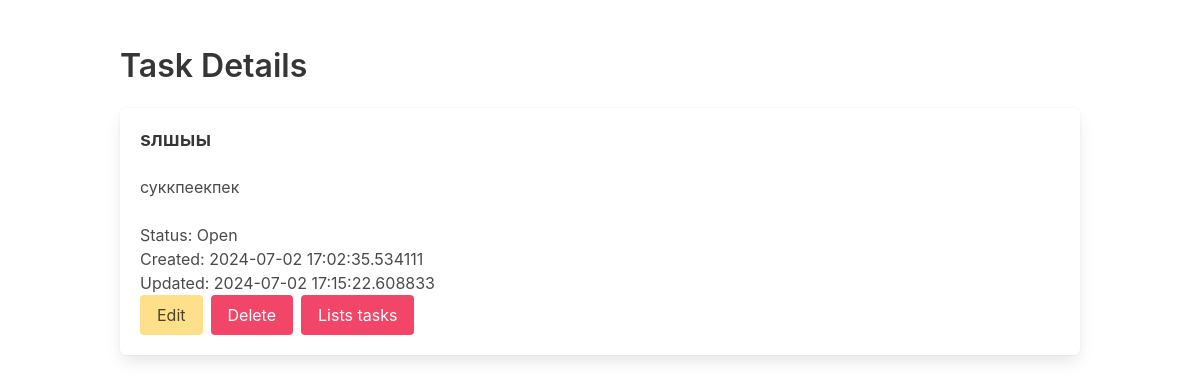
/tasks/1, run on an earlier commit of the app's database.
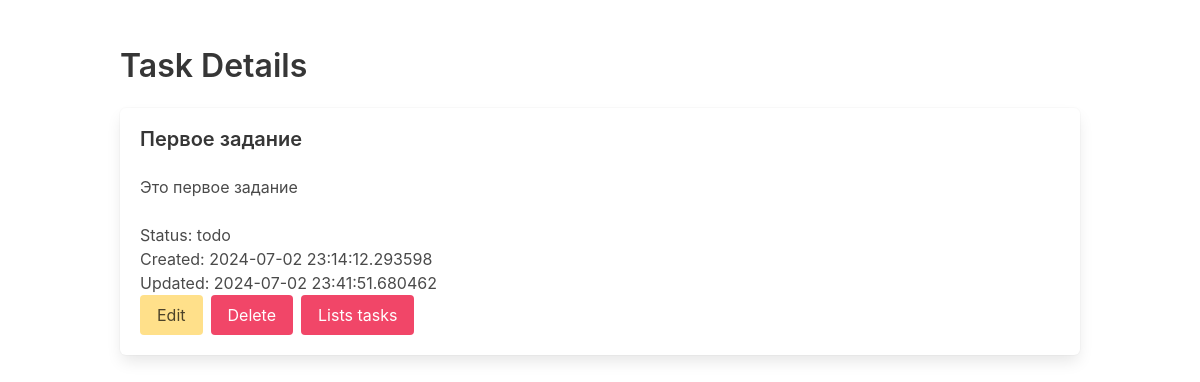
And on a later commit of the database.
### schemas/task.py (models this page shows)
class TaskDB(Base):
    __tablename__ = "tasks"
    id = Column(Integer, primary_key=True, index=True)
    title = Column(String, index=True)
    description = Column(Text)
    assigned_to = Column(String, index=True)
    due_date = Column(DateTime)
    status = Column(String, default='Open')
    created_at = Column(DateTime, default=datetime.now)
    updated_at = Column(DateTime, default=datetime.now, onupdate=datetime.now)

### routers/task_web_router.py (the view)
@task_web_router.get("/{task_id}", response_class=HTMLResponse)
async def read_task(request: Request, task_id: int, db: Session = Depends(get_db)):
    db_task = db.query(TaskDB).filter(TaskDB.id == task_id).first()
    if db_task is None:
        raise HTTPException(status_code=404, detail="Task not found")
    return templates.TemplateResponse("task_detail.html", {"request": request, "task": db_task})

### templates/task_detail.html
{% extends "base.html" %}
{% block content %}
<h1 class="title">Task Details</h1>
<div class="box">
    <h5 class="title is-5">{{ task.title }}</h5>
    <p class="content">{{ task.description }}</p>
    <p>Status: {{ task.status }}</p>
    <p>Created: {{ task.created_at }}</p>
    <p>Updated: {{ task.updated_at }}</p>
    <div class="buttons">
        <a href="/tasks/{{ task.id }}/edit" class="button is-warning">Edit</a>
        <a href="/tasks/{{ task.id }}/delete" class="button is-danger">Delete</a>
        <a href="/tasks/" class="button is-danger">Lists tasks</a>
    </div>
</div>
{% endblock %}

What changed in the data, as far as the page shows it:
changed TaskDB: title "sлшыы" → "Первое задание"; description "суккпеекпек" → "Это первое задание"; status "Open" → "todo"; created_at "2024-07-02 17:02:35.534111" → "2024-07-02 23:14:12.293598"; updated_at "2024-07-02 17:15:22.608833" → "2024-07-02 23:41:51.680462"
